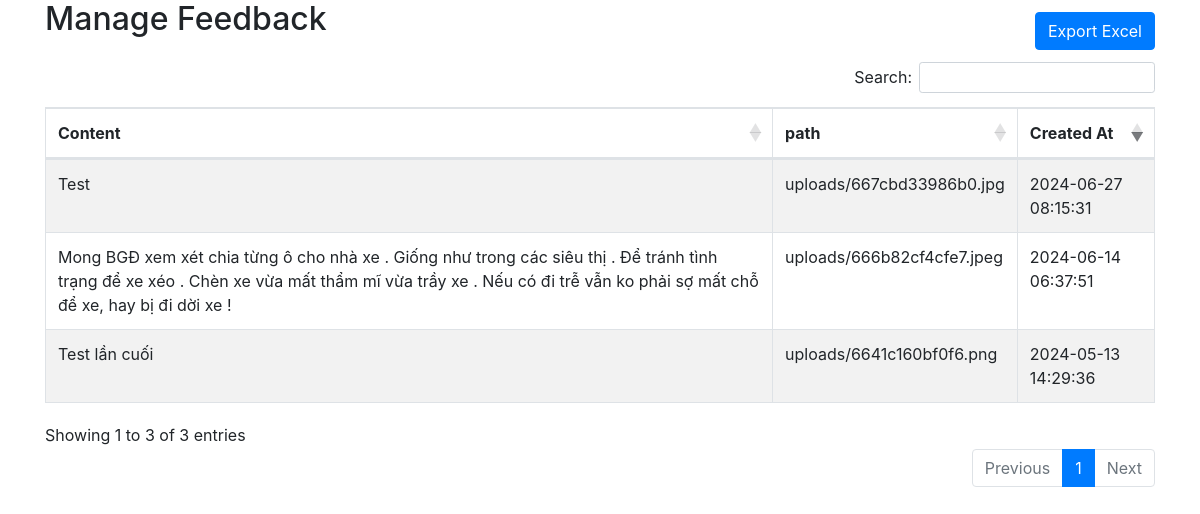
The app's page /index2.php with its own data.
### tables this page shows
CREATE TABLE `feedback` (
  `id` int(11) NOT NULL AUTO_INCREMENT,
  `content` text NOT NULL,
  `path` varchar(255) DEFAULT NULL,
  `created_at` datetime NOT NULL DEFAULT current_timestamp(),
  PRIMARY KEY (`id`)
);

### index2.php (the view, shortened to what this page needs)
<?php
$servername = "localhost";
$username = "root";
$password = "";
$database = "feedback_db";
$conn = new mysqli($servername, $username, $password, $database);
$sql = "SELECT content, path, created_at FROM feedback";
$result = $conn->query($sql);
?>
<!DOCTYPE html>
<html lang="en">
<head>
    <link href="https://stackpath.bootstrapcdn.com/bootstrap/4.5.2/css/bootstrap.min.css" rel="stylesheet">
    <link href="https://cdn.datatables.net/1.10.23/css/dataTables.bootstrap4.min.css" rel="stylesheet">
    <link rel="stylesheet" href="https://cdn.datatables.net/buttons/3.0.2/css/buttons.dataTables.css">
    <link rel="stylesheet" href="https://cdn.datatables.net/2.0.7/css/dataTables.dataTables.css">
</head>
<body>
    <div class="container">
        <div class="d-flex justify-content-between align-items-center">
            <h2 class="mb-4">Manage Feedback</h2>
            <button class="btn btn-primary" id="excelButton">Export Excel</button>
        </div>
        <table id="feedbackTable" class="table table-striped table-bordered" style="width:100%">
            <thead>
                <tr>
                    <th>Content</th>
                    <th>path</th>
                    <th>Created At</th>
                </tr>
            </thead>
            <tbody>
                <?php
                if ($result->num_rows > 0) {
                    while ($row = $result->fetch_assoc()) {
                        echo "<tr>";
                        echo "<td>{$row['content']}</td>";
                        echo "<td>{$row['path']}</td>";
                        echo "<td>{$row['created_at']}</td>";
                        echo "</tr>";
                    }
                }
                ?>
            </tbody>
        </table>
    </div>
</body>
</html>

### records on screen
feedback: content "Test lần cuối", path "uploads/6641c160bf0f6.png", created_at "2024-05-13 14:29:36"
feedback: content "Mong BGĐ xem xét chia từng ô cho nhà xe . Giống như trong các siêu thị . Để tránh tình trạng để xe xéo . Chèn xe vừa mất thẩm mĩ vừa trầy xe . Nếu có đi trễ vẫn ko phải sợ mất chỗ để xe, hay bị đi dời xe !", path "uploads/666b82cf4cfe7.jpeg", created_at "2024-06-14 06:37:51"
feedback: content "Test", path "uploads/667cbd33986b0.jpg", created_at "2024-06-27 08:15:31"
